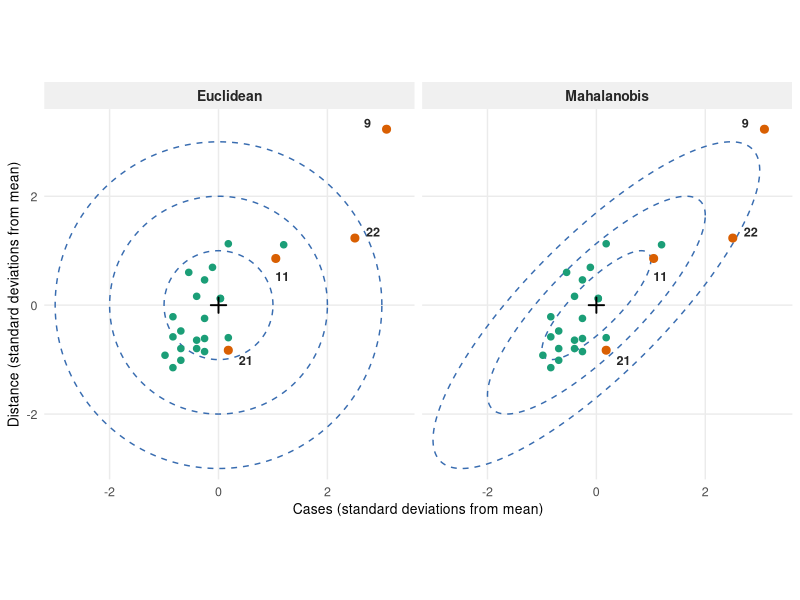

Write the R code that produced this figure.
# Run from the figures directory with Rscript distance-contours.R.
library(ggplot2)

delivery <- read.csv("delivery.csv")
z <- scale(delivery[c("cases", "distance")])
points <- data.frame(obs = delivery$obs, z)
selected <- points[match(c(9, 11, 21, 22), points$obs), ]
selected$label_x <- selected$cases + c(-0.35, 0.12, 0.32, 0.33)
selected$label_y <- selected$distance + c(0.12, -0.32, -0.18, 0.12)

angle <- seq(0, 2 * pi, length.out = 361)
circle <- cbind(cos(angle), sin(angle))
# The Cholesky factor maps the unit circle to the unit Mahalanobis ellipse.
shapes <- list(Euclidean = circle, Mahalanobis = circle %*% chol(cov(z)))
contours <- list()
for (metric in names(shapes)) {
    for (radius in 1:3) {
        curve <- radius * shapes[[metric]]
        contours[[length(contours) + 1]] <- data.frame(
            cases = curve[, 1], distance = curve[, 2], metric = metric, radius = radius
        )
    }
}
contours <- do.call(rbind, contours)

p <- ggplot(points, aes(cases, distance)) +
    geom_path(data = contours, aes(group = radius), colour = "#386cb0",
              linewidth = 0.5, linetype = "dashed") +
    geom_point(colour = "#1b9e77", size = 1.9) +
    geom_point(data = selected, colour = "#d95f02", size = 2.4) +
    annotate("point", x = 0, y = 0, shape = 3, size = 3, stroke = 1) +
    geom_text(data = selected, aes(label_x, label_y, label = obs),
              size = 3.2, fontface = "bold", colour = "grey15") +
    facet_wrap(~ metric, nrow = 1) +
    coord_fixed(xlim = c(-3.2, 3.6), ylim = c(-3.2, 3.6), expand = FALSE) +
    labs(x = "Cases (standard deviations from mean)",
         y = "Distance (standard deviations from mean)") +
    theme_minimal(base_size = 11) +
    theme(
        panel.background = element_rect(fill = "transparent", colour = NA),
        plot.background = element_rect(fill = "transparent", colour = NA),
        panel.grid.minor = element_blank(),
        strip.text = element_text(size = 10, face = "bold", colour = "grey15"),
        strip.background = element_rect(fill = "#f0f0f0", colour = NA),
        axis.title = element_text(size = 10),
        axis.text = element_text(size = 9)
    )

ggsave("distance-contours.pdf", p, device = cairo_pdf, bg = "transparent",
       width = 6.8, height = 3.4)
